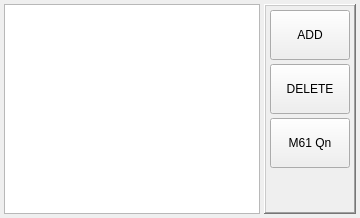
              <widget class="QWidget" name="tab_tool">
               <attribute name="title">
                <string>TOOL</string>
               </attribute>
               <layout class="QHBoxLayout" name="horizontalLayout">
                <property name="spacing">
                 <number>4</number>
                </property>
                <property name="leftMargin">
                 <number>4</number>
                </property>
                <property name="topMargin">
                 <number>4</number>
                </property>
                <property name="rightMargin">
                 <number>4</number>
                </property>
                <property name="bottomMargin">
                 <number>4</number>
                </property>
                <item>
                 <widget class="ToolOffsetView" name="tooloffsetview">
                  <property name="enabled">
                   <bool>true</bool>
                  </property>
                  <property name="autoFillBackground">
                   <bool>false</bool>
                  </property>
                  <attribute name="horizontalHeaderDefaultSectionSize">
                   <number>60</number>
                  </attribute>
                  <attribute name="verticalHeaderVisible">
                   <bool>false</bool>
                  </attribute>
                  <attribute name="verticalHeaderDefaultSectionSize">
                   <number>24</number>
                  </attribute>
                  <attribute name="verticalHeaderHighlightSections">
                   <bool>true</bool>
                  </attribute>
                 </widget>
                </item>
                <item>
                 <widget class="QFrame" name="frm_tooledit">
                  <property name="frameShape">
                   <enum>QFrame::WinPanel</enum>
                  </property>
                  <property name="frameShadow">
                   <enum>QFrame::Raised</enum>
                  </property>
                  <layout class="QVBoxLayout" name="verticalLayout_17">
                   <property name="spacing">
                    <number>4</number>
                   </property>
                   <property name="leftMargin">
                    <number>4</number>
                   </property>
                   <property name="topMargin">
                    <number>4</number>
                   </property>
                   <property name="rightMargin">
                    <number>4</number>
                   </property>
                   <property name="bottomMargin">
                    <number>4</number>
                   </property>
                   <item>
                    <widget class="PushButton" name="btn_tool_add">
                     <property name="sizePolicy">
                      <sizepolicy hsizetype="Fixed" vsizetype="Fixed">
                       <horstretch>0</horstretch>
                       <verstretch>0</verstretch>
                      </sizepolicy>
                     </property>
                     <property name="minimumSize">
                      <size>
                       <width>80</width>
                       <height>50</height>
                      </size>
                     </property>
                     <property name="maximumSize">
                      <size>
                       <width>80</width>
                       <height>50</height>
                      </size>
                     </property>
                     <property name="statusTip">
                      <string>ADD TOOL TO TOOLTABLE</string>
                     </property>
                     <property name="text">
                      <string>ADD</string>
                     </property>
                     <property name="python_command_option" stdset="0">
                      <bool>true</bool>
                     </property>
                     <property name="true_python_cmd_string" stdset="0">
                      <string>INSTANCE.tooloffsetview.add_tool()</string>
                     </property>
                     <property name="false_python_cmd_string" stdset="0">
                      <string/>
                     </property>
                    </widget>
                   </item>
                   <item>
                    <widget class="PushButton" name="btn_tool_delete">
                     <property name="sizePolicy">
                      <sizepolicy hsizetype="Fixed" vsizetype="Fixed">
                       <horstretch>0</horstretch>
                       <verstretch>0</verstretch>
                      </sizepolicy>
                     </property>
                     <property name="minimumSize">
                      <size>
                       <width>80</width>
                       <height>50</height>
                      </size>
                     </property>
                     <property name="maximumSize">
                      <size>
                       <width>80</width>
                       <height>50</height>
                      </size>
                     </property>
                     <property name="statusTip">
                      <string>DELETE SELECTED TOOLS</string>
                     </property>
                     <property name="text">
                      <string>DELETE</string>
                     </property>
                     <property name="python_command_option" stdset="0">
                      <bool>true</bool>
                     </property>
                     <property name="true_python_cmd_string" stdset="0">
                      <string>INSTANCE.tooloffsetview.delete_tools()</string>
                     </property>
                    </widget>
                   </item>
                   <item>
                    <widget class="QPushButton" name="btn_m61">
                     <property name="sizePolicy">
                      <sizepolicy hsizetype="Fixed" vsizetype="Fixed">
                       <horstretch>0</horstretch>
                       <verstretch>0</verstretch>
                      </sizepolicy>
                     </property>
                     <property name="minimumSize">
                      <size>
                       <width>80</width>
                       <height>50</height>
                      </size>
                     </property>
                     <property name="maximumSize">
                      <size>
                       <width>80</width>
                       <height>50</height>
                      </size>
                     </property>
                     <property name="statusTip">
                      <string>LOAD SELECTED TOOL</string>
                     </property>
                     <property name="text">
                      <string>M61 Qn</string>
                     </property>
                    </widget>
                   </item>
                   <item>
                    <spacer name="verticalSpacer_8">
                     <property name="orientation">
                      <enum>Qt::Vertical</enum>
                     </property>
                     <property name="sizeHint" stdset="0">
                      <size>
                       <width>20</width>
                       <height>40</height>
                      </size>
                     </property>
                    </spacer>
                   </item>
                  </layout>
                 </widget>
                </item>
               </layout>
              </widget>
